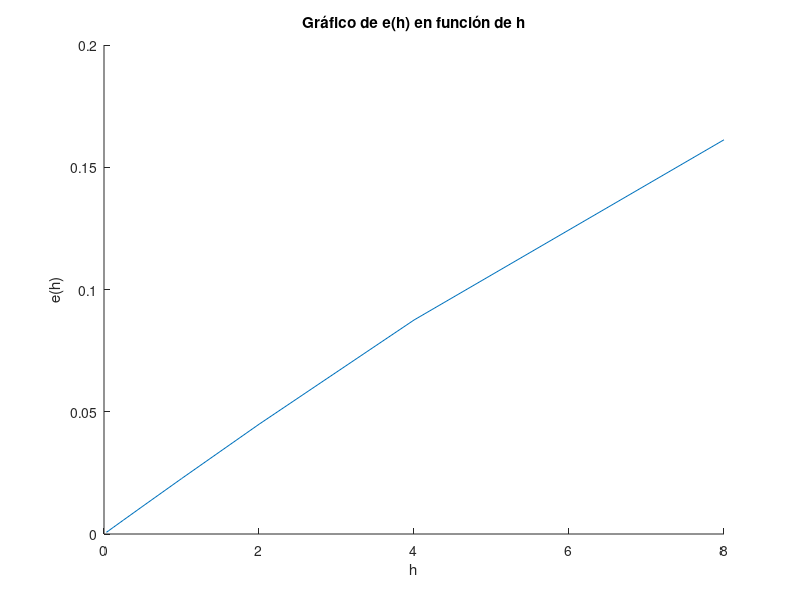

Reproduce this figure in MATLAB.
%Pregunta 3

%Parámetros
h = 2^-10; c1 = 0.175; alfa = 0.1; f = 0; n = 800; t = (0:h:n);
%Cálculo de u referencial
u_ref = zeros(1, length(t));
u_ref0 = 2 * alfa;
u_ref(1) = u_ref0;

for i = 1:n / h
    u_ref_p = c1 * u_ref(i) * (u_ref(i) - alfa) * (1 - u_ref(i)) + f;
    u_ref(i + 1) = u_ref(i) + h * u_ref_p;
end

%Cálculo de u con h variable
q = (-5:4); %Exponentes de h (con un valor extra)
ErrorGlobal = zeros(1, 9); %Vector que guardará el error de cada H
VectordeH = zeros(1, 9); %Vector que guardará cada H

for k = 1:10
    h2 = 2^q(k); %Se define el H a usar (en función del loop for)
    VectordeH(k) = h2; %Se guarda el H en el vector
    u = zeros(1, (n / h2) + 1); %Vector para calcular u(t)
    error_global = zeros(1, (n / h2) + 1); %Vector para encontrar el error

    for j = 1:n / h2
        %Cálculo de u(t)
        u(1) = 2 * alfa;
        u_prima = c1 * u(j) * (u(j) - alfa) * (1 - u(j)) + f;
        u(1 + j) = u(j) + h2 * u_prima;
        %Cálculo del error
        error_global(1) = abs(u_ref(1) - u(1));
        uk = u_ref(j * (h2 / h) + 1) - u(j + 1);
        error_global(j + 1) = abs(uk);
    end

    a = max(max(error_global));
    ErrorGlobal(k) = a; %Guarda el error asociado al H en el vector
end

for g = 1:9
    E_H(g) = ErrorGlobal(g); %Elimina el último valor del Error (valor 10)
    H_(g) = VectordeH(g); %Elimina el último valor de H (valor 10)
end

%Gráficos
hold on
plot(H_, E_H), ylabel('e(h)'), xlabel('h')
title('Gráfico de e(h) en función de h')
hold off
%Cálculo del orden
P = (1:9);

for w = 1:9
    d = ErrorGlobal(w + 1) / ErrorGlobal(w);
    B = log(d) / log(2);
    P(w) = B;
end
